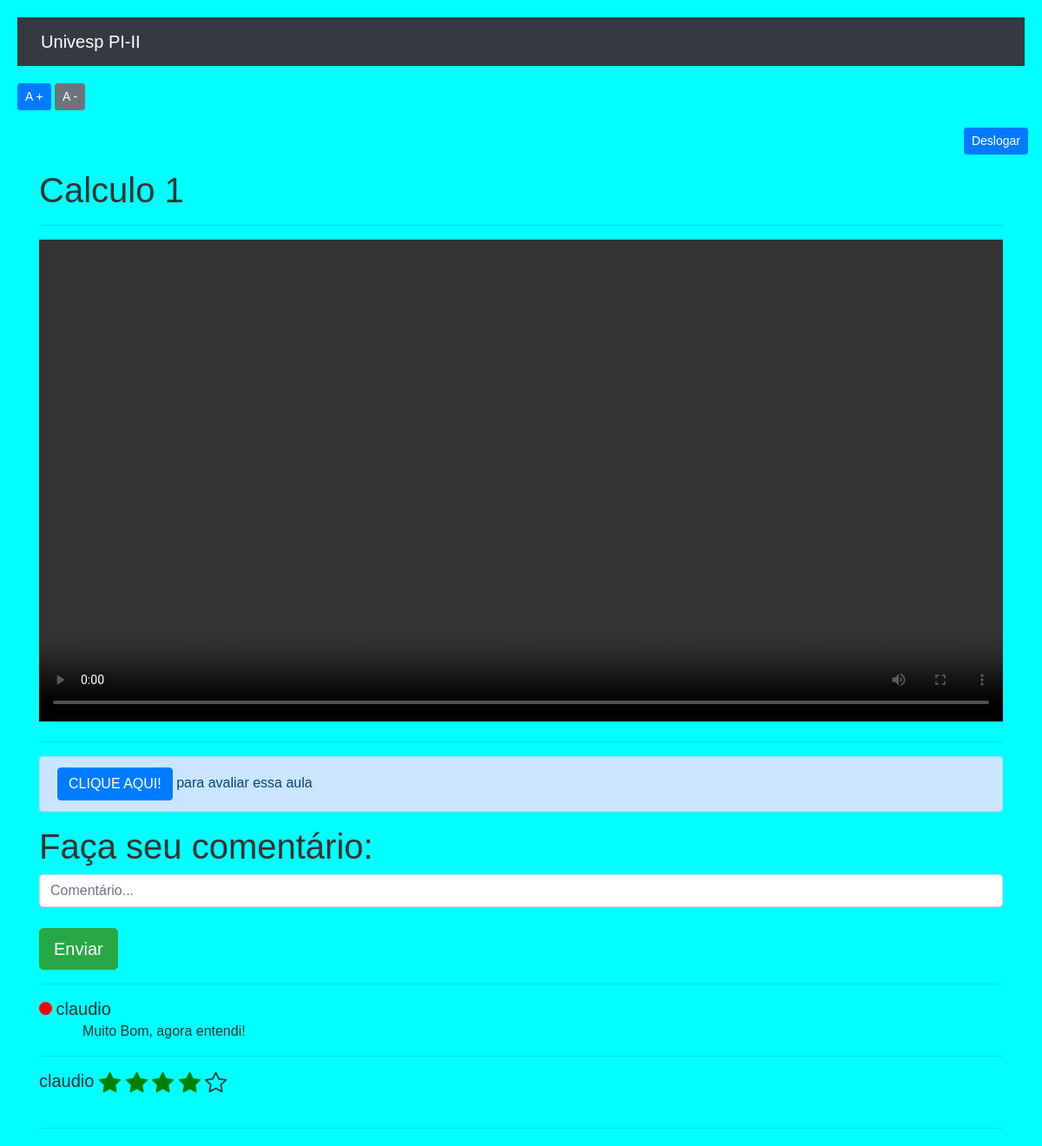
/home/aula/8 (signed in), run on the app's committed database.
### cursos/models.py (models this page shows, shortened)
class Aulas(models.Model):
    nome = models.CharField(max_length = 100)
    descricao = models.TextField()
    aula = models.FileField(upload_to = "aulas")
    curso = models.ForeignKey(Cursos, on_delete = models.DO_NOTHING)

class Comentarios(models.Model):
    usuario = models.ForeignKey(Usuario, on_delete = models.DO_NOTHING)
    comentario = models.TextField()
    data = models.DateTimeField(default = datetime.now)
    aula = models.ForeignKey(Aulas, on_delete = models.DO_NOTHING)

class NotasAulas(models.Model):
    choices = (
        ('p', 'Péssimo'),
        ('r', 'Ruim'),
        ('re', 'Regular'),
        ('b', 'bom'),
        ('o', 'Ótimo')
    )
    aula = models.ForeignKey(Aulas, on_delete=models.DO_NOTHING)
    nota = models.CharField(max_length=50, choices=choices)
    usuario = models.ForeignKey(Usuario, on_delete=models.DO_NOTHING)

### usuarios/models.py (models this page shows)
class Usuario(models.Model):
    nome = models.CharField(max_length = 50)
    email = models.EmailField()
    senha = models.CharField(max_length = 64)
    def __str__(self) -> str:
        return self.nome

### cursos/views.py (the view)
# urls.py: path('aula/<int:id>', views.aula, name = 'aula'),
def aula(request, id):                                                  #Acessar aula e avaliação da Aula
    if request.session.get('usuario'):
        aula = Aulas.objects.get(id = id)
        usuario_id = request.session['usuario']
        comentarios = Comentarios.objects.filter(aula = aula).order_by('-data')
        request_usuario = request.session.get('usuario')
        usuario_avaliou = NotasAulas.objects.filter(aula_id = id).filter(usuario_id = request_usuario)
        avaliacoes = NotasAulas.objects.filter(aula_id = id)
        return render(request, 'aula.html', {'aula': aula,
                                            'usuario_id': usuario_id,
                                            'comentarios': comentarios,
                                            'request_usuario': request_usuario,
                                            'usuario_avaliou': usuario_avaliou,
                                            'avaliacoes': avaliacoes})
    else:
        return redirect('/auth/login/?status=2')

### cursos/templatetags/filtros.py (called while the page is built)
@register.filter
def return_list(value, arg):
    return [i for i in range(int(arg))]

### cursos/templates/aula.html (shortened to what this page needs)
{% extends 'base.html'%}
{% load filtros %}
{% block 'body' %}
<div class="wrapper">
  <div class="buttons">
      <a href="{% url 'sair' %}" class="btn btn-sm btn-primary">Deslogar</a>
  </div>
</div>
<div class="container">
  <br>
  <br>
  <h1>{{aula.nome}}</h1>
  <hr>
  <video  width="100%" controls>
      <source src="{{aula.aula.url}}" type="video/mp4">
    </video>
  <hr>
  {% if not usuario_avaliou %}
  <div class="alert alert-primary" role="alert">
    <button type="button" class="btn btn-primary" data-toggle="modal" data-target="#exampleModal">
      CLIQUE AQUI!
    </button> para avaliar essa aula
  </div>
{% endif %}
 <h1>Faça seu comentário: </h1>
  <input id="comentario" type="text" placeholder="Comentário..." class="form-control">
  <br>
  <input onclick="envia_comentario()" type="button" value="Enviar" class="btn btn-success btn-lg">
  <hr>
  <div id="comentarios">
    {% for i in comentarios%}
      <div style="background-color: red; width: 15px; height: 15px; border-radius: 15px; display: inline-block;"></div>
      <h5 style="display: inline;">{{i.usuario}}</h5>
      <p style="margin-left: 50px;">{{i.comentario}}</p>
      <hr>
    {% endfor %}
  </div>
  <div id="avaliacoes">
    {% for i in avaliacoes%}
      <h5 style="display: inline;">
        {{i.usuario}}
      </h5>
      <br>
      <br>
    {% endfor %}
    <hr>
</div>
</div>
{% endblock %}

### templates/base.html (style rules this page uses)
body { font-size: 16px; background-color: #00ffff; color: #333; font-family: Arial, sans-serif; margin: 20px; }
button { background-color: #4CAF50; color: white; padding: 10px 20px; border: none; border-radius: 5px; cursor: pointer; font-size: 16px; }

### cursos/templates/aula.html (style rules this page uses)
.wrapper { position: absolute; width: 97%; }
.buttons { position: absolute; top: 0; right: 0; }

### data on the page
Aulas: nome "Calculo 1"
Comentarios: usuario "claudio", comentario "Muito Bom, agora entendi!"
NotasAulas: usuario "claudio", nota "b" (drawn)
